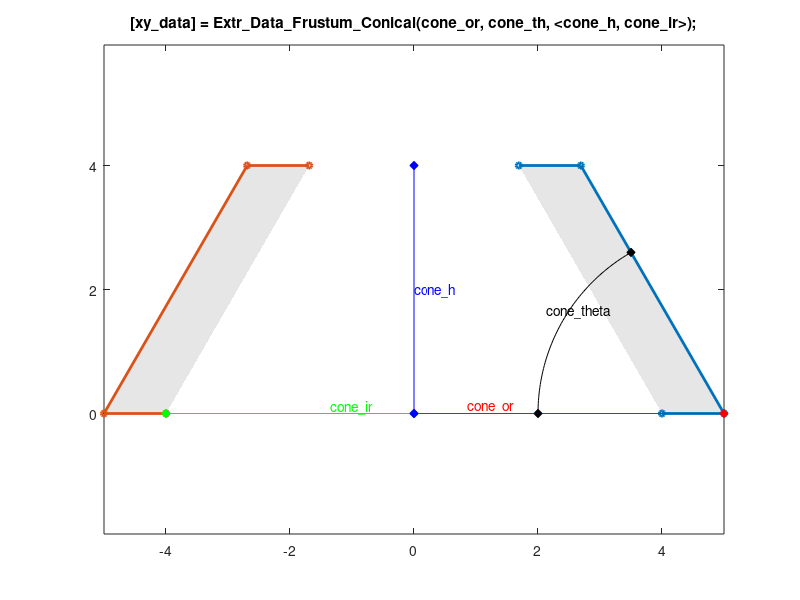

The MATLAB source for this figure:
function [xy_data] = Extr_Data_Frustum_Conical(cone_or, cone_th, varargin)
%Extr_Data_Frustum_Conical Produce *revolution* data for a conical frustum.
%   [xy_data] = Extr_Data_Frustum_Conical(cone_or, cone_th, <cone_h>, <cone_ir>)
%   This function returns x-y data for a conical frustrum.
%   You can specify:
%       Cone outer radius (m)             cone_or
%       Cone theta (deg)                  cone_th
%       (optional) Cone height (m)        cone_h
%       (optional) Cone inner radius (m)  cone_ir
%
%   To see a plot showing parameter values, enter the name
%   of the function with no arguments
%   >> Extr_Data_Frustum_Conical
%
%   To see a plot created with your parameter values,
%   add 'plot' as the final argument
%   >> Extr_Data_Frustum_Conical(5,60,4,4,'plot')

% Copyright 2017-2024 The MathWorks, Inc.

% Default data to show diagram
showplot = 'n';
if (nargin == 0)
    cone_or = 5;
    cone_th = 60;
    cone_h = 4;
    cone_ir = 4;
    showplot = 'plot';
elseif (nargin == 2)
    cone_h = cone_or*tand(cone_th);
    cone_ir = 0;
elseif (nargin == 3)
    cone_ir = 0;
    if ischar(varargin{1})   % PLOT REQUESTED
        showplot = varargin{1};
        cone_h = cone_or*tand(cone_th);
    else
        cone_h = varargin{1};    % Ad SPECIFIED
    end
elseif (nargin == 4)
    cone_h = varargin{1};    % Ad SPECIFIED
    if ischar(varargin{2})   % PLOT REQUESTED
        showplot = varargin{2};
        cone_ir = 0;
    else
        cone_ir = varargin{2};    % Ad SPECIFIED
    end
elseif (nargin == 5)
    cone_h = varargin{1};    % Ad SPECIFIED
    cone_ir = varargin{2};    % Ad SPECIFIED
    showplot = varargin{3};
end

% Generate extrusion data
h_out = min(cone_h,cone_or*tand(cone_th));
x_out = max(0,cone_or-h_out/tand(cone_th));
h_in = min(h_out,cone_ir*tand(cone_th));
x_in = max(0,cone_ir-h_in/tand(cone_th));

xy_data = [...
    cone_ir 0;
    cone_or 0;
    x_out h_out];

% Logic to avoid duplicate coordinates
if (x_out ~= 0)
    xy_data = [xy_data; x_in h_out];
end

if ((cone_ir ~= 0)  && (h_in ~= h_out))
    xy_data = [xy_data; x_in h_in];
end



% Plot diagram to show parameters and extrusion
if (nargin == 0 || strcmpi(showplot,'plot'))
    
    % Figure name
    figString = ['h1_' mfilename];
    % Only create a figure if no figure exists
    figExist = 0;
    fig_hExist = evalin('base',['exist(''' figString ''')']);
    if (fig_hExist)
        figExist = evalin('base',['ishandle(' figString ') && strcmp(get(' figString ', ''type''), ''figure'')']);
    end
    if ~figExist
        fig_h = figure('Name',figString);
        assignin('base',figString,fig_h);
    else
        fig_h = evalin('base',figString);
    end
    figure(fig_h)
    clf(fig_h)
    
    % Get max axis dimension
    %    maxd = max(box_ox,box_oy);
    
    % Plot data
    patch(xy_data(:,1),xy_data(:,2),[1 1 1]*0.90,'EdgeColor','none');
    hold on
    plot(xy_data(:,1),xy_data(:,2),'-','Marker','o','MarkerSize',4,'LineWidth',2);
    
    % Mirror data to show revolution
    patch(-xy_data(:,1),xy_data(:,2),[1 1 1]*0.90,'EdgeColor','none');
    hold on
    plot(-xy_data(:,1),xy_data(:,2),'-','Marker','o','MarkerSize',4,'LineWidth',2);
    
    axis('equal');
    
    % Show parameters
    hold on
    
    plot([0 cone_or],[0 0],'r-d','MarkerFaceColor','r');
    text(0.25*cone_or,0.025*h_out,'{\color{red}cone\_or}','HorizontalAlignment','center');

    if(cone_ir>0)
    plot([0 -cone_ir],[0 0],'g-d','MarkerFaceColor','g');
    text(-0.25*cone_ir,0.025*h_out,'{\color{green}cone\_ir}','HorizontalAlignment','center');
    end
    
	plot([0 0],[0 cone_h],'b-d','MarkerFaceColor','b');
    text(0, 0.5*cone_h,'{\color{blue}cone\_h}');

    arc1_r = 0.6*cone_or;
    arc1 = [(0:1:cone_th)]'*pi/180;
    plot(-cos(arc1)*arc1_r+cone_or,sin(arc1)*arc1_r,'k-');
    plot(-cos(arc1(1))*arc1_r+cone_or,sin(arc1(1))*arc1_r,'kd','MarkerFaceColor','k');
    plot(-cos(arc1(end))*arc1_r+cone_or,sin(arc1(end))*arc1_r,'kd','MarkerFaceColor','k');
    text(-cos(cone_th/2*pi/180)*arc1_r*1.1+cone_or,sin(cone_th/2*pi/180)*arc1_r*1.1,'cone\_theta');


  	title('[xy\_data] = Extr\_Data\_Frustum\_Conical(cone\_or, cone\_th, <cone\_h, cone\_ir>);');
    hold off
    box on
    clear xy_data
end
